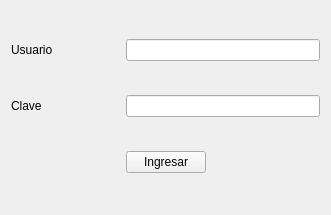
<?xml version="1.0" encoding="UTF-8"?>
<ui version="4.0">
 <class>Login</class>
 <widget class="QWidget" name="Login">
  <property name="geometry">
   <rect>
    <x>0</x>
    <y>0</y>
    <width>331</width>
    <height>215</height>
   </rect>
  </property>
  <property name="windowTitle">
   <string>Login</string>
  </property>
  <layout class="QGridLayout" name="gridLayout">
   <item row="0" column="0">
    <widget class="QLabel" name="lUsuario">
     <property name="text">
      <string>Usuario</string>
     </property>
    </widget>
   </item>
   <item row="1" column="0">
    <widget class="QLabel" name="lClave">
     <property name="text">
      <string>Clave</string>
     </property>
    </widget>
   </item>
   <item row="2" column="1">
    <widget class="QPushButton" name="btnIngresar">
     <property name="text">
      <string>Ingresar</string>
     </property>
    </widget>
   </item>
   <item row="2" column="2">
    <spacer name="horizontalSpacer">
     <property name="orientation">
      <enum>Qt::Orientation::Horizontal</enum>
     </property>
     <property name="sizeHint" stdset="0">
      <size>
       <width>40</width>
       <height>20</height>
      </size>
     </property>
    </spacer>
   </item>
   <item row="1" column="1" colspan="2">
    <widget class="QLineEdit" name="leClave"/>
   </item>
   <item row="0" column="1" colspan="2">
    <widget class="QLineEdit" name="leUsuario"/>
   </item>
   <item row="2" column="0">
    <spacer name="horizontalSpacer_2">
     <property name="orientation">
      <enum>Qt::Orientation::Horizontal</enum>
     </property>
     <property name="sizeHint" stdset="0">
      <size>
       <width>40</width>
       <height>20</height>
      </size>
     </property>
    </spacer>
   </item>
  </layout>
 </widget>
 <tabstops>
  <tabstop>leUsuario</tabstop>
  <tabstop>leClave</tabstop>
  <tabstop>btnIngresar</tabstop>
 </tabstops>
 <resources/>
 <connections/>
</ui>
